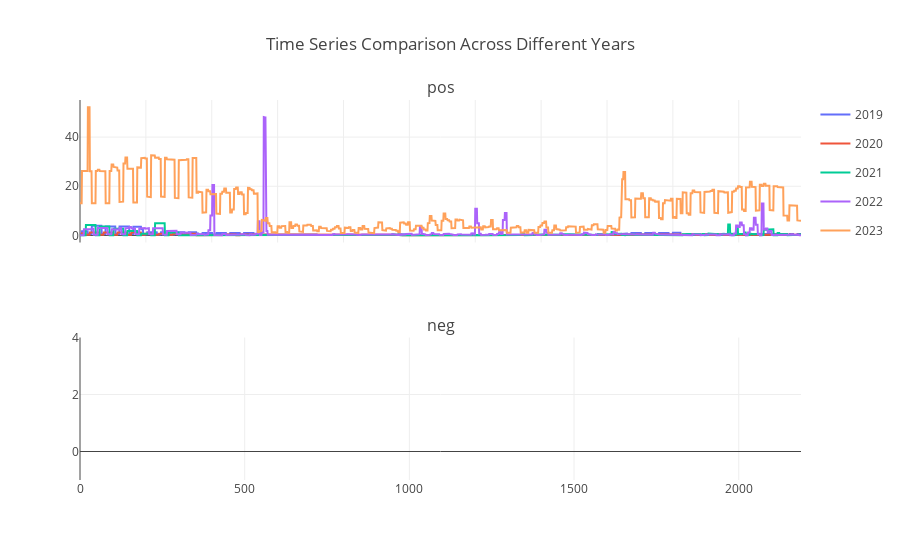

The code cell stored with this chart in its notebook:
### Code cell
fig.show

### Figure 1 — Plotly figure (JSON) as saved in the notebook; plotly's stock layout.template omitted (floating-point values rounded to 4 significant figures; data arrays with more than 128 entries replaced by an {"elided": "..."} marker saying what was removed)
{"data": [{"legendgroup": "2019", "line": {"color": "#636EFA"}, "mode": "lines", "name": "2019", "showlegend": true, "type": "scatter", "x": {"elided": "2190 int values"}, "xaxis": "x", "y": {"elided": "2190 float values"}, "yaxis": "y"}, {"legendgroup": "2019", "line": {"color": "#636EFA"}, "mode": "lines", "name": "2019", "showlegend": false, "type": "scatter", "x": [], "xaxis": "x2", "y": [], "yaxis": "y2"}, {"legendgroup": "2020", "line": {"color": "#EF553B"}, "mode": "lines", "name": "2020", "showlegend": true, "type": "scatter", "x": {"elided": "2112 int values"}, "xaxis": "x", "y": {"elided": "2112 float values"}, "yaxis": "y"}, {"legendgroup": "2020", "line": {"color": "#EF553B"}, "mode": "lines", "name": "2020", "showlegend": false, "type": "scatter", "x": [], "xaxis": "x2", "y": [], "yaxis": "y2"}, {"legendgroup": "2021", "line": {"color": "#00CC96"}, "mode": "lines", "name": "2021", "showlegend": true, "type": "scatter", "x": {"elided": "2190 int values"}, "xaxis": "x", "y": {"elided": "2190 float values"}, "yaxis": "y"}, {"legendgroup": "2021", "line": {"color": "#00CC96"}, "mode": "lines", "name": "2021", "showlegend": false, "type": "scatter", "x": [], "xaxis": "x2", "y": [], "yaxis": "y2"}, {"legendgroup": "2022", "line": {"color": "#AB63FA"}, "mode": "lines", "name": "2022", "showlegend": true, "type": "scatter", "x": {"elided": "2190 int values"}, "xaxis": "x", "y": {"elided": "2190 float values"}, "yaxis": "y"}, {"legendgroup": "2022", "line": {"color": "#AB63FA"}, "mode": "lines", "name": "2022", "showlegend": false, "type": "scatter", "x": [], "xaxis": "x2", "y": [], "yaxis": "y2"}, {"legendgroup": "2023", "line": {"color": "#FFA15A"}, "mode": "lines", "name": "2023", "showlegend": true, "type": "scatter", "x": {"elided": "2190 int values"}, "xaxis": "x", "y": {"elided": "2190 float values"}, "yaxis": "y"}, {"legendgroup": "2023", "line": {"color": "#FFA15A"}, "mode": "lines", "name": "2023", "showlegend": false, "type": "scatter", "x": [], "xaxis": "x2", "y": [], "yaxis": "y2"}], "layout": {"annotations": [{"font": {"size": 16}, "showarrow": false, "text": "pos", "x": 0.5, "xanchor": "center", "xref": "paper", "y": 1, "yanchor": "bottom", "yref": "paper"}, {"font": {"size": 16}, "showarrow": false, "text": "neg", "x": 0.5, "xanchor": "center", "xref": "paper", "y": 0.375, "yanchor": "bottom", "yref": "paper"}], "title": {"text": "Time Series Comparison Across Different Years"}, "xaxis": {"anchor": "y", "domain": [0, 1], "matches": "x2", "nticks": 11, "showticklabels": false}, "xaxis2": {"anchor": "y2", "domain": [0, 1]}, "yaxis": {"anchor": "x", "domain": [0.625, 1]}, "yaxis2": {"anchor": "x2", "domain": [0, 0.375]}}}
